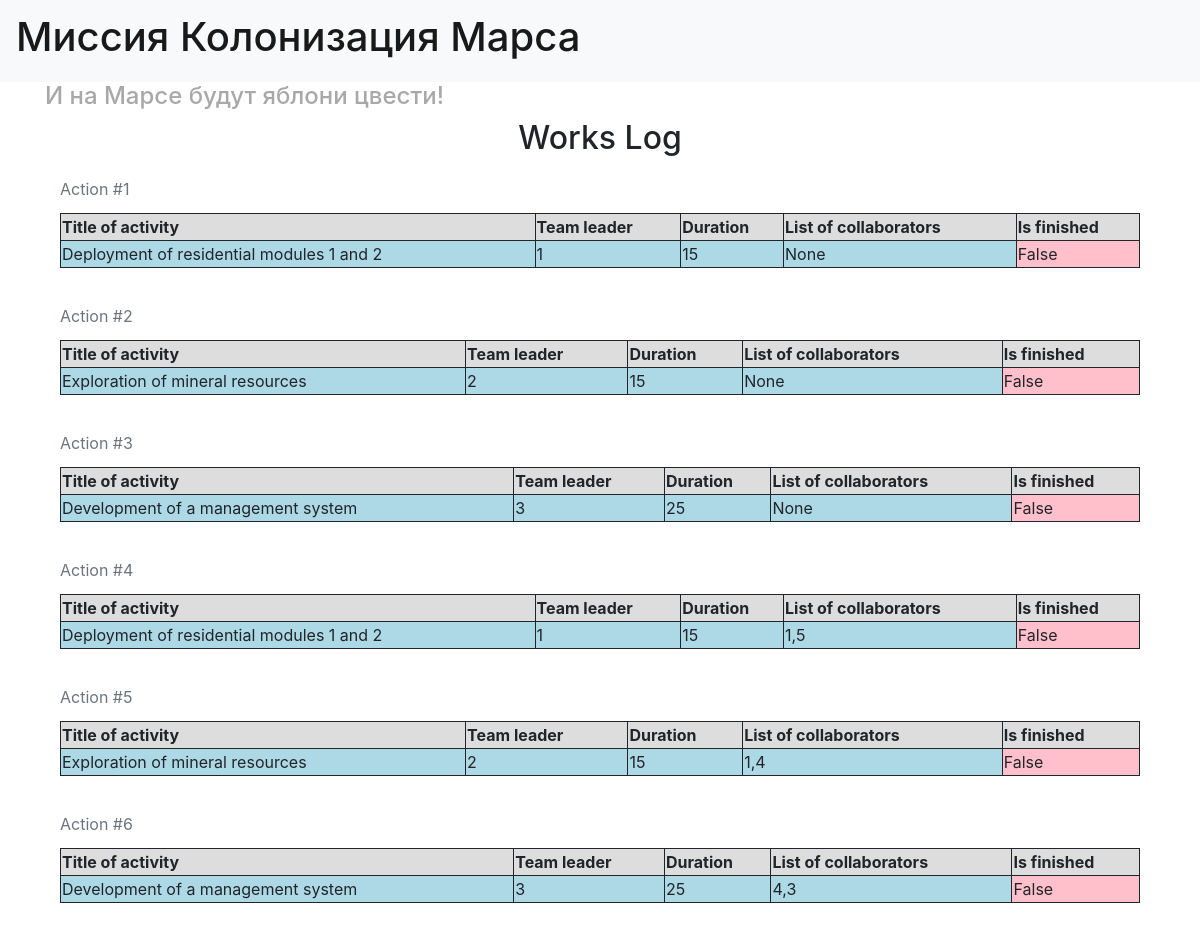
The page / on the database its author committed.
### data/jobs.py (models this page shows)
class Jobs(SqlAlchemyBase):
    __tablename__ = 'jobs'
    id = sqlalchemy.Column(sqlalchemy.Integer,
                           primary_key=True, autoincrement=True)
    team_leader = sqlalchemy.Column(sqlalchemy.ForeignKey('users.id'))
    job = sqlalchemy.Column(sqlalchemy.String, nullable=True)
    work_size = sqlalchemy.Column(sqlalchemy.Integer, nullable=True)
    collaborators = sqlalchemy.Column(sqlalchemy.String, nullable=True)
    start_date = sqlalchemy.Column(sqlalchemy.DateTime, default=datetime.datetime.now)
    end_date = sqlalchemy.Column(sqlalchemy.DateTime, default=datetime.datetime.now)
    is_finished = sqlalchemy.Column(sqlalchemy.Boolean, default=False)
    user = orm.relationship("User")

### main.py (the view)
@app.route('/')
def log_page():
    return render_template('index.html', list_of_jobs=db_session.create_session().query(Jobs).all())

### data/db_session.py (called while the page is built)
def create_session() -> Session:
    global __factory
    return __factory()

### templates/index.html (shortened to what this page needs)
<!DOCTYPE html>
<html lang="en">
<head>
    <link rel="stylesheet" type="text/css" href="../static/css/style.css" />
    <link href="https://cdn.jsdelivr.net/npm/bootstrap@5.0.2/dist/css/bootstrap.min.css" rel="stylesheet">
</head>
<body>
    {% extends "base.html" %}
    {% block heading %}
        <h1>Миссия Колонизация Марса</h1>
    {% endblock %}
    {% set style_table = "text-align:left;border:1px solid" %}
    {% block second_heading %}
        <h4 style="color:#a8a8a8;left:0">И на Марсе будут яблони цвести!</h4>
    {% endblock %}
    {% block content %}
        <h2>Works Log</h2>
        {% for job in list_of_jobs %}
            <table cellspacing="0">
                <caption style="caption-side:top;text-align:left">Action #{{loop.index}}</caption>
                <tbody>
                <tr>
                    <th style="{{style_table}}">Title of activity</th>
                    <th style="{{style_table}}">Team leader</th>
                    <th style="{{style_table}}">Duration</th>
                    <th style="{{style_table}}">List of collaborators</th>
                    <th style="{{style_table}}">Is finished</th>
                </tr>
                <tr>
                    <td style="{{style_table}}">{{ job.job }}</td>
                    <td style="{{style_table}}">{{ job.team_leader }}</td>
                    <td style="{{style_table}}">{{ job.work_size }}</td>
                    <td style="{{style_table}}">{{ job.collaborators }}</td>
                    <td style="{{style_table}}">{{ job.is_finished }}</td>
                </tr>
                </tbody>
            </table><br>
        {% endfor %}
    {% endblock %}

### templates/base.html (shortened to what this page needs)
<!doctype html>
<html lang="en">
<head>
    <link rel="stylesheet"
          href="https://stackpath.bootstrapcdn.com/bootstrap/4.4.1/css/bootstrap.min.css"
>
</head>
<body>
<header>
    <nav class="navbar navbar-light bg-light">
        <a class="navbar-brand" href="#">{% block heading %}{% endblock %}</a>
    </nav>
</header>
<main role="main" class="container" style="margin-left: left;text-align:left">
    {% block second_heading %}{% endblock %}
<main role="main" class="container" style="margin-left: center;text-align:center">
    {% block content %}{% endblock %}
</main>
</body>
</html>

### static/css/style.css (style rules this page uses)
table { border: 1px solid; width: 100%; border-collapse: collapse; }
caption { text-align: center; caption-side: top }
tr:nth-child(1) { background-color: #ddd; }
tr:nth-child(2) { background-color: lightblue; }
td:nth-child(5) { background-color: pink; }

### rows shown on the page
Jobs: job "Deployment of residential modules 1 and 2", team_leader "1", work_size "15", collaborators "None", is_finished "False"
Jobs: job "Exploration of mineral resources", team_leader "2", work_size "15", collaborators "None", is_finished "False"
Jobs: job "Development of a management system", team_leader "3", work_size "25", collaborators "None", is_finished "False"
Jobs: job "Deployment of residential modules 1 and 2", team_leader "1", work_size "15", collaborators "1,5", is_finished "False"
Jobs: job "Exploration of mineral resources", team_leader "2", work_size "15", collaborators "1,4", is_finished "False"
Jobs: job "Development of a management system", team_leader "3", work_size "25", collaborators "4,3", is_finished "False"
